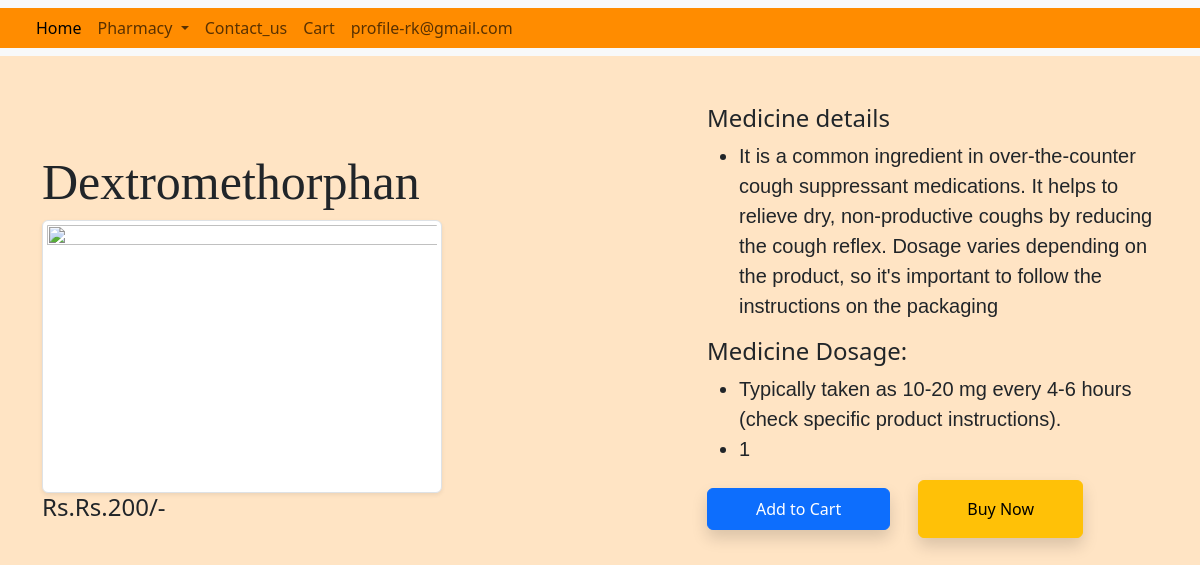
Screenshot of /medicine-detail/1 (signed in) with the database file from the repository.
### app/models.py (models this page shows, shortened)
class Medicine(models.Model):
    id=models.IntegerField(primary_key=True)
    name=models.CharField(max_length=30)
    disease=models.CharField(choices=CATEGORY_CHOICES,max_length=30)
    description=models.CharField(max_length=1000)
    dosage=models.CharField(max_length=500)
    price=models.CharField(max_length=500,default='Rs. 200')
    image=models.URLField()

### app/views.py (the view)
# urls.py: path("medicine-detail/<int:pk>",views.MedicineDetail.as_view(),name="medicine-detail"),
class MedicineDetail(View):
    def get(self,request,pk):
        medicine=Medicine.objects.get(pk=pk)
        return render(request,"medicinedetail.html",locals())

### app/templates/medicinedetail.html (shortened to what this page needs)
{% extends 'base.html' %}
{% load static %}
{% block main-content %}
    <div class="container my-5">
        <div class="row flex justify-content-between">
            <div class="img2 col-lg-5 mt-5">
                 <h1 style="font-family: Georgia, 'Times New Roman', Times, serif; font-size: 50px;">{{medicine.name}}</h1>
                 <img src="{{medicine.image}}"  class="img-fluid img-thumbnail shadow-sm"  width="400px" height="270px" alt="">
                 <h4>Rs.{{medicine.price}}/-</h4>
                 <br><br>
            </div>
            <div class="product-detail col-lg-5">
            <h4>Medicine details</h4>
            <ul class="fs-5" style="font-family:Verdana, Geneva, Tahoma, sans-serif;">
                <li>{{medicine.description}}</li>
            </ul>
            <h4>Medicine Dosage:</h4>
            <ul class="fs-5" style="font-family:Verdana, Geneva, Tahoma, sans-serif;">
                <li>{{medicine.dosage}}</li>
                <li>{{medicine.id}}</li>
            </ul>
                <form action="/add-to-cart" class="d-line">
                    <button type="submit" class="btn btn-primary shadow px-5 py-2">Add to Cart</button>
                    <span><a href="{% url 'showcart' %}" class="btn btn-warning shadow px-5 py-3 ms-4">Buy Now</a></span>
                </form>
            </div>
        </div>
    </div>
{% endblock main-content %}

### app/templates/base.html (shortened to what this page needs)
<!DOCTYPE html>
{% load static %}
<html lang="en">
<head>
    <link href="https://cdn.jsdelivr.net/npm/bootstrap@5.3.0/dist/css/bootstrap.min.css" rel="stylesheet">
</head>
<body style="background-color: bisque;">
    <nav class="navbar navbar-expand-lg bg-body-tertiary" >
        <div class="container-fluid" style="background-color:darkorange">
          <div class="collapse navbar-collapse" id="navbarSupportedContent">
            <ul class="navbar-nav me-auto mb-2  mb-lg-0">
              {% if request.user.is_authenticated %}
              <li class="nav-item">
                    <a class="nav-link active" href="{% url 'home' %}"><Main>Home</Main></a>
              </li>
              <li class="nav-item dropdown">
                <a class="nav-link dropdown-toggle" href="#" role="button" data-bs-toggle="dropdown" aria-expanded="false">
                  Pharmacy
                </a>
              </li>
              <li class="nav-item">
                <a class="nav-link" href="{% url 'contactus' %}"><Main>Contact_us</Main></a>
              </li>
              <li class="nav-item">
                <a class="nav-link" href="{% url 'showcart' %}"><Main>Cart</Main></a>
              </li>
              <li class="nav-item justify-content-end">
                  <a class="nav-link" href="{% url 'profile' %}"><Main>profile-{{request.user}}</Main></a>
              </li>
              {% endif %}
            </ul>
          </div>
        </div>
      </nav>
      {% block main-content %}
      {% endblock main-content %}

### rows the page displays
Medicine: name "Dextromethorphan", price "Rs.200", description "It is a common ingredient in over-the-counter cough suppressant medications. It helps to relieve dry, non-productive coughs by reducing the cough reflex. Dosage varies depending on the product, so it's important to follow the instructions on the packaging", dosage "Typically taken as 10-20 mg every 4-6 hours (check specific product instructions).", id "1"

### other values shown
{{ request.user }} "rk@gmail.com"
